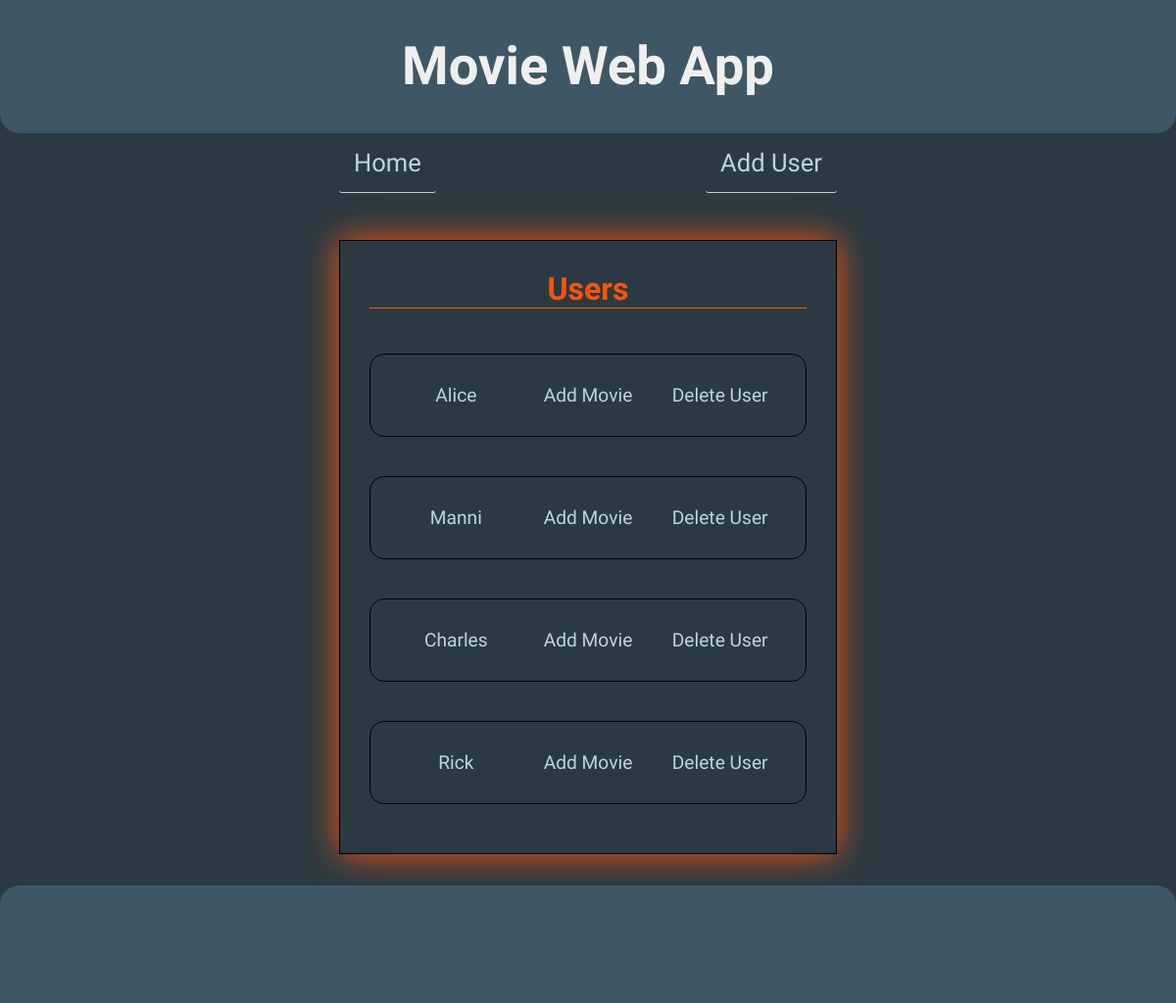
Screenshot of /users with the database file from the repository.
### data_manager/sql_data_models.py (models this page shows, shortened)
class User(db.Model):
    user_id = db.Column(db.Integer, primary_key=True, autoincrement=True)
    user = db.Column(db.String(255), nullable=False)

### app.py (the view)
@app.route("/")
@app.route("/users")
def list_all_users():
    users = data_manager.get_all_users()
    return render_index(title="Users - Movie Web App", users=users)

### app.py (called while the page is built)
def render_index(title="Home - Movie App", content_type="home", **kwargs):
    data_to_render = {
        "title": title,
        "content_type": content_type,
        **kwargs
    }
    return render_template("index.html", **data_to_render)

### data_manager/sql_data_manager.py (called while the page is built)
    def get_all_users(self) -> dict:
        try:
            db.create_all()
            all_users = User.query.with_entities(User.user_id, User.user).all()
            users_dict = {user_id: {"name": user_name} for user_id, user_name in all_users}
            return users_dict
        except Exception as e:
            print(f"Error retrieving users: {e}")
            return {}

### templates/index.html (shortened to what this page needs)
<!DOCTYPE html>
<html lang="en">
<head>
    <link rel="stylesheet" href="{{ url_for('static', filename='styles.css') }}" />
</head>
<body>
    <header>
        <h1>Movie Web App</h1>
    </header>
    <nav>
        <div class="nav-links">
            <a id="home" href="{{ url_for('list_all_users') }}">Home</a>
            <a href="{{ url_for('add_user') }}">Add User</a>
        </div>
    </nav>
    <main>
        {% block content %}
        {% if content_type == "home" %}
        {% include "user_templates/list-users.html" %}
        {% elif content_type == "list_movies" %}
        {% include "movie_templates/list-movies.html" %}
        {% elif content_type == "add_user" %}
        {% include "user_templates/add-user.html" %}
        {% elif content_type == "add_movie" %}
        {% include "movie_templates/add-movie.html" %}
        {% elif content_type == "update_movie" %}
        {% include "movie_templates/update-movie.html" %}
        {% elif content_type == "delete_movie" %}
        {% include "movie_templates/delete-movie.html" %}
        {% elif content_type == "add_review" %}
        {% include "movie_templates/add-review.html" %}
        {% elif content_type == "list_reviews" %}
        {% include "movie_templates/list-reviews.html" %}
        {% else %}
        {% include "success.html" %}
        {% endif %}
        {% endblock %}
    </main>
    <footer></footer>
</body>
</html>

### templates/user_templates/list-users.html (shortened to what this page needs)
<div id="list-users-container">
    <ul id="user-list">
        <h2>Users</h2>
        {% for user_id, user in users.items() %}
        <li class="user-element">
            <form class="form-user-and-delete" action="{{ url_for('delete_user') }}" method="post">
                <a href="{{ url_for('list_user_movies', user_id=user_id) }}">{{ user["name"] }}</a>
                <a href="{{ url_for('add_movie', user_id=user_id) }}">Add Movie</a>
                <button class="del-btn" type="submit">Delete User</button>
            </form>
        </li>
        {% endfor %}
    </ul>
</div>

### static/styles.css (style rules this page uses)
:root { --bluish-gray: #3f5765; --dark-bluish-gray: #2b3a42; --neon-orange: #ff530d; --silver-blue: #bdd4de; --white: #efefef; }
html { font-size: 32px; background-color: black; font-family: "Kaushan Script", cursive; }
body { margin: 0; height: auto; background-color: var(--dark-bluish-gray); color: var(--neon-orange); display: flex; flex-direction: column; text-align: center; min-height: 100vh; margin: 0; }
header { background-color: var(--bluish-gray); border-radius: 0 0 20px 20px; }
h1 { font-size: 1.7rem; color: var(--white); background-color: #3f5765; }
h2 { font-size: 1rem; margin-top: 0; border-bottom: solid 1px var(--neon-orange); }
button { font: inherit; font-size: 0.6rem; background: none; padding: 0; border: none; cursor: pointer; color: var(--silver-blue); }
main { display: flex; flex-direction: column; flex-grow: 1; justify-content: space-around; align-items: center; }
form { display: flex; flex-direction: row; }
a { font-size: 0.6rem; text-decoration: none; color: var(--silver-blue); transition: color 0.3s ease; }
ul { padding: 0; text-align: center; }
footer { background-color: var(--bluish-gray); height: 100px; margin-top: 1rem; padding: 10px; text-align: center; border-radius: 20px 20px 0 0; }

### rows the page displays
User: name "Alice"
User: name "Manni"
User: name "Charles"
User: name "Rick"
